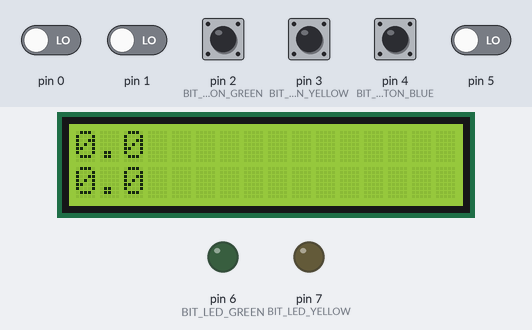
Recording of a sketch running on a simulated Arduino Uno, built with avr-gcc and run on an emulated ATmega328P. Parts: 16×2 character LCD, output pins drawn as LEDs (lit = HIGH). The test bench sets the inputs (shaded band); at power-on: pin 2 (BIT_BUTTON_GREEN), pin 3 (BIT_BUTTON_YELLOW), pin 4 (BIT_BUTTON_BLUE) HIGH, pin 0, pin 1, pin 5 LOW.

Above: at 1.2 s.
1.3 s: pin 3 (BIT_BUTTON_YELLOW) pulled LOW for 0.15 s
At 1.96 s:
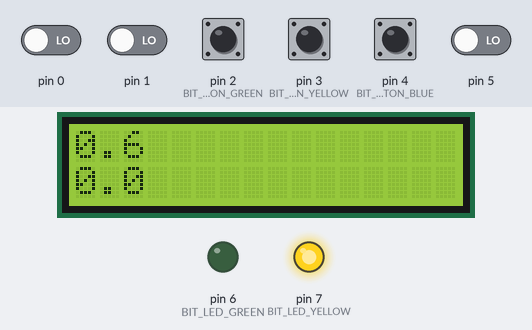
2.0 s: pin 2 (BIT_BUTTON_GREEN) pulled LOW for 0.15 s
At 2.66 s:
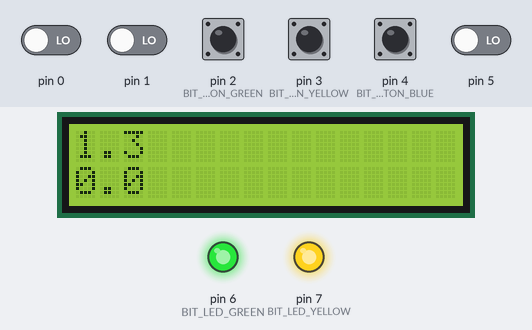
2.7 s: pin 3 (BIT_BUTTON_YELLOW) pulled LOW for 1 s
At 3.4 s:
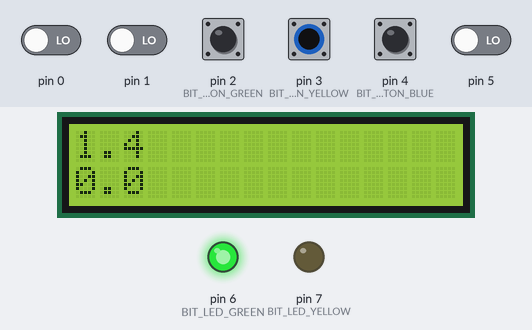
5.2 s: pin 2 (BIT_BUTTON_GREEN) pulled LOW for 1 s
At 6.6 s:
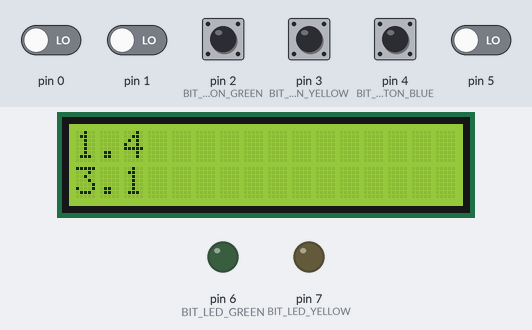
Timing chart, 0 to 8.2 s (numbered marks = the images above; inputs shaded):
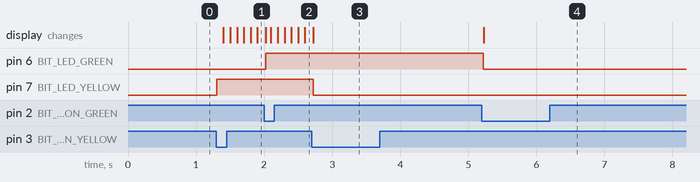

Measured:
- after the input at 1.3 s, pin 7 (BIT_LED_YELLOW): LOW → HIGH at once; the display: first changes after 0.10 s (image 1 shows a later state)
- after the input at 2.0 s, pin 6 (BIT_LED_GREEN): LOW → HIGH at once
- after the input at 2.7 s, pin 7 (BIT_LED_YELLOW): HIGH → LOW at once
- after the input at 5.2 s, pin 6 (BIT_LED_GREEN): HIGH → LOW at once; the display: changes at once (image 4)

The sketch:

Exam2_Yu.ino
```cpp
#include <LiquidCrystal.h>

// initialize the library with the numbers of the interface pins
LiquidCrystal lcd(13, 12, 11, 10, 9, 8);

//DEFINE OUTPUT PINS
#define PORT_LCD PORTB
#define BIT_LCD13 5
#define BIT_LCD12 4
#define BIT_LCD11 3
#define BIT_LCD10 2
#define BIT_LCD9 1
#define BIT_LCD8 0

#define PORT_LED PORTD
#define BIT_LED_YELLOW 7
#define BIT_LED_GREEN 6

//DEFINE INPUT PINS
#define PORT_BUTTON PORTD
#define PIN_BUTTON PIND
#define BIT_BUTTON_BLUE 4
#define BIT_BUTTON_YELLOW 3
#define BIT_BUTTON_GREEN 2

#define PORT_ANALOG PORTC
#define PIN_ANA PINC
#define BIT_BRIGHT A0

// MAIN EVENT FLAG
volatile int mainEventFlags = 0;
#define FLAG_YELLOW 0x01
#define FLAG_GREEN 0x02

//BLUE STATE
uint8_t blueState = 1;
uint8_t lastBlueState = 1;

// TRACK PORTD CHANGE
volatile uint8_t portdhistory = 0xFF;

//USING 16 MHZ CLOCK DO 0.1 SECOND INTERRUPTS
//TIMER 1 YELLOW COUNTER
//COUNTER AND COMPARE VALUES
#define TIMER_1_START 0
#define TIMER_1_COMPARE 25000
//TIMER 2 GREEN COUNTER (USE 0.001 SECOND INTERRUPTS)
//COUNTER AND COMPARE VALUES
#define TIMER_2_START 0
#define TIMER_2_COMPARE 250

unsigned long delayTimerTS = 0;
uint8_t isDelayRunning = 0;

unsigned long yellowTimerTS = 0;
uint8_t isYellowRunning = 0;
unsigned long greenTimerTS = 0;
uint8_t isGreenRunning = 0;

void setup()
{
    // SET OUTPUTS
    DDRB |= _BV(BIT_LCD13) | _BV(BIT_LCD12) | (BIT_LCD11) | _BV(BIT_LCD10) | _BV(BIT_LCD9) | _BV(BIT_LCD8);
    DDRD |= _BV(BIT_LED_YELLOW) | _BV(BIT_LED_GREEN);

    // SET PULLUP RESISTORS
    PORT_BUTTON |= _BV(BIT_BUTTON_GREEN) | _BV(BIT_BUTTON_YELLOW) | _BV(BIT_BUTTON_BLUE);
    PORT_ANALOG |= _BV(BIT_BRIGHT);

    // SET UP PD1-2 INTERRUPTS
    PCICR = _BV(PCIE2);
    PCMSK2 = _BV(PCINT19) | _BV(PCINT18);

    // SET TIMER INTERRUPTS
    // RESET TIMER 1 CONTROL REG A
    TCCR1A = 0;
    //SET PRESCALER TO 64
    TCCR1B &= ~_BV(CS12);
    TCCR1B |= _BV(CS11);
    TCCR1B |= _BV(CS10);
    TCNT1 = TIMER_1_START;
    OCR1A = TIMER_1_COMPARE; // RESET TIMER 1 AND COMPARE VALUE
    TIMSK1 = _BV(OCIE1A);    // ENABLE TIMER 1 OVERFLOW INTERRUPTS

    // RESET TIMER 2 CONTROL REG A
    TCCR2A = 0; // Reset Timer2 Control Reg A
    // Set to prescaler of 64
    TCCR2B |= _BV(CS22);
    TCCR2B &= ~_BV(CS21);
    TCCR2B &= ~_BV(CS20);
    TCNT2 = TIMER_2_START;
    OCR2A = TIMER_2_COMPARE; // RESET TIMER 2 AND COMPARE VALUE
    TIMSK2 = _BV(OCIE2A);    // ENABLE TIMER 2 OVERFLOW INTERRUPTS
    sei();

    // set up the LCD's number of columns and rows:
    lcd.begin(16, 2);
    // Print a message to the LCD.
}

void loop()
{

    if (mainEventFlags & FLAG_YELLOW)
    {
        // DELAY 20 MS
        isDelayRunning = 1;
        if (delayTimerTS <= 20)
        {
        }
        else
        {
            isDelayRunning = 0;
            delayTimerTS = 0;
            mainEventFlags &= ~FLAG_YELLOW;
            if (bit_is_clear(PIN_BUTTON, BIT_BUTTON_YELLOW))
            {
                isYellowRunning = !isYellowRunning;
                PORT_LED ^= _BV(BIT_LED_YELLOW);
            }
        }
    }

    if (mainEventFlags & FLAG_GREEN)
    {
        isDelayRunning = 1;
        if (delayTimerTS <= 20)
        {
        }
        else
        {
            isDelayRunning = 0;
            delayTimerTS = 0;
            mainEventFlags &= ~FLAG_GREEN;
            if (bit_is_clear(PIN_BUTTON, BIT_BUTTON_GREEN))
            {
                isGreenRunning = !isGreenRunning;
                PORT_LED ^= _BV(BIT_LED_GREEN);
            }
        }
    }

    blueState = bit_is_clear(PIN_BUTTON, BIT_BUTTON_BLUE);
    if (blueState != lastBlueState)
    {
        isDelayRunning = 1;
        if (delayTimerTS <= 50)
        {
        }
        else
        {
            isDelayRunning = 0;
            delayTimerTS = 0;
            if (!blueState)
            {
                PORT_LED &= ~_BV(BIT_LED_YELLOW);
                PORT_LED &= ~_BV(BIT_LED_GREEN);
                isYellowRunning = 0;
                yellowTimerTS = 0;
                isGreenRunning = 0;
                greenTimerTS = 0;
                lcd.clear();
            }
        }
    }
    lastBlueState = blueState;

    updateLCD();
}

void updateLCD()
{

    lcd.setCursor(0, 0);
    lcd.print(yellowTimerTS / 10);
    lcd.print(".");
    lcd.print(yellowTimerTS % 10);
    lcd.print("   ");
    lcd.setCursor(0, 1);
    if (!isGreenRunning)
    {
        lcd.print(greenTimerTS / 1000);
        lcd.print(".");
        lcd.print(greenTimerTS / 100 % 10);
        lcd.print("   ");
    }
}

ISR(PCINT2_vect)
{
    uint8_t changedbits;
    changedbits = PIND ^ portdhistory;
    portdhistory = PIND;

    if (changedbits & _BV(BIT_BUTTON_YELLOW))
    {
        if (bit_is_clear(PIN_BUTTON, BIT_BUTTON_YELLOW))
        {
            mainEventFlags |= FLAG_YELLOW;
        }
    }

    if (changedbits & _BV(BIT_BUTTON_GREEN))
    {
        if (bit_is_clear(PIN_BUTTON, BIT_BUTTON_GREEN))
        {
            mainEventFlags |= FLAG_GREEN;
        }
    }
}

ISR(TIMER1_COMPA_vect)
{
    TCNT1 = TIMER_1_START;
    if (isYellowRunning)
    {
        yellowTimerTS++;
    }
}

ISR(TIMER2_COMPA_vect)
{
    TCNT2 = TIMER_2_START;
    if (isGreenRunning)
    {
        greenTimerTS++;
    }
    if (isDelayRunning)
    {
        delayTimerTS++;
    }
}
```
